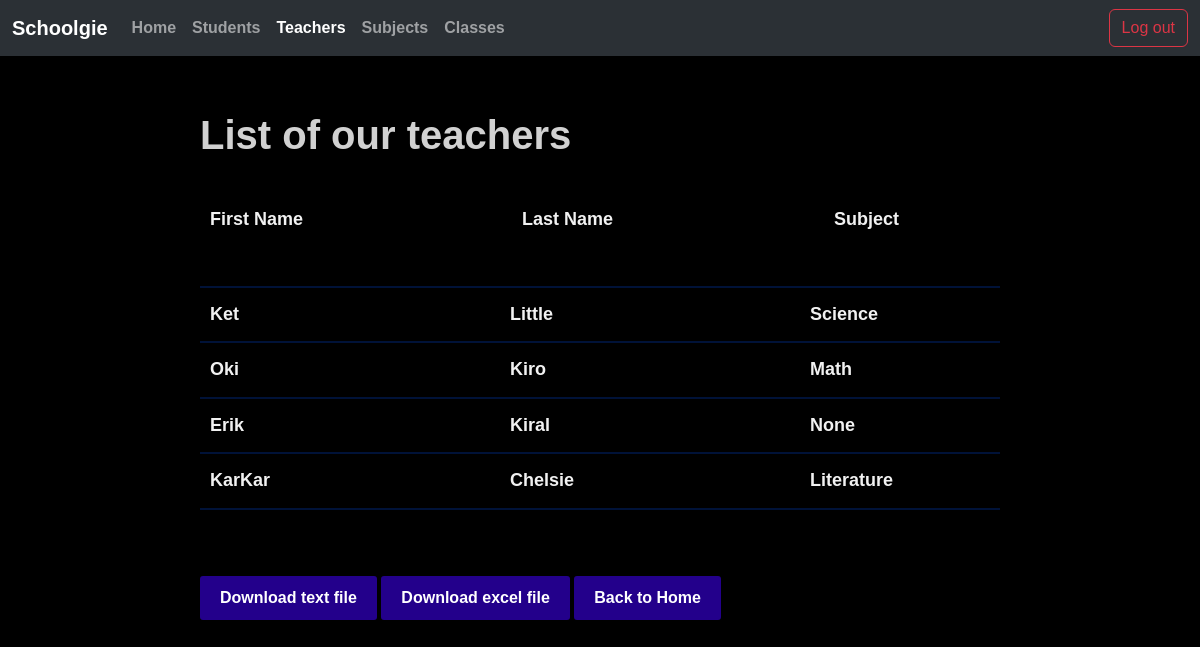
/teachers/ (signed in), run on the app's committed database.
### albums/models.py (models this page shows, shortened)
class Teacher(models.Model):
    first_name = models.CharField(max_length=30)
    last_name = models.CharField(max_length=30)
    subject = models.ForeignKey(Subject, on_delete=models.SET_NULL, related_name='teachers', null=True)
    class Meta:
        constraints = [
            models.CheckConstraint(check=models.Q(first_name__regex='^[A-Z]'), name='first_name_starts_uppercase'),
            models.CheckConstraint(check=models.Q(last_name__regex='^[A-Z]'), name='last_name_starts_uppercase'),
            models.CheckConstraint(check=models.Q(first_name__regex='^[\D]*$'), name='first_name_has_no_digits'),
            models.CheckConstraint(check=models.Q(last_name__regex='^[\D]*$'), name='last_name_has_no_digits'),
            models.UniqueConstraint(fields=['first_name', 'last_name'], name='unique_first_name'),
        ]

class Subject(models.Model):
    name = models.CharField(max_length=30)
    description = models.TextField(null=True)
    class Meta:
        constraints = [
            models.CheckConstraint(check=models.Q(name__regex='^[\D]*$'), name='name_has_no_digits'),
            models.UniqueConstraint(fields=['name'], name='unique_name'),
        ]
    def __str__(self):
        return f"{self.name}"

### albums/views.py (the view, shortened to what this page needs)
# urls.py: path('teachers/', TeacherView.as_view(), name='show_teachers'),
class TeacherView(LoginRequiredMixin, View):
    def get_context_data(self, **kwargs):
        context = kwargs
        context["css_file"] = 'albums/styles.css'
        return context
    def get(self, request, teacher_id=None):
        if request.path == reverse('add_teacher'):
            context = self.get_context_data(subjects=subjects)
            context["teachers"] = Teacher.objects.select_related('subject').all()
            return render(request, 'add_teacher.html', context)
        if request.path == reverse('edit_list_teacher'):
            teachers = Teacher.objects.select_related('subject').all()
            context = self.get_context_data(teachers=teachers)
            return render(request, 'edit_list_teacher.html', context)
        if request.path == reverse('delete_list_teacher'):
            teachers = Teacher.objects.select_related('subject').all()
            context = self.get_context_data(teachers=teachers)
            return render(request, 'delete_list_teacher.html', context)
        if teacher_id:
            if request.path == reverse('edit_teacher', kwargs={'teacher_id': teacher_id}):
                return self.update(request, teacher_id)
            elif request.path == reverse('delete_teacher', kwargs={'teacher_id': teacher_id}):
                return self.delete(request, teacher_id)
        teachers = Teacher.objects.select_related('subject').all()
        context = self.get_context_data(teachers=teachers)
        return render(request, 'teachers.html', context)

### albums/templates/teachers.html (shortened to what this page needs)
<!DOCTYPE html>
<html lang="en">
<head>
    {% load static %}
    <link href="https://cdn.jsdelivr.net/npm/bootstrap@5.3.4/dist/css/bootstrap.min.css" rel="stylesheet">
    <link rel="stylesheet" type="text/css" href="{% static css_file %}">
    <link rel= "stylesheet" href= "https://maxst.icons8.com/vue-static/landings/line-awesome/line-awesome/1.3.0/css/line-awesome.min.css" >
</head>
<body>
    <nav class="navbar navbar-expand-lg bg-body-tertiary" data-bs-theme="dark">
        <div class="container-fluid">
          <a class="navbar-brand" href="{% url 'home' %}">Schoolgie</a>
          <div class="collapse navbar-collapse" id="navbarNav">
            <ul class="navbar-nav me-auto mb-2 mb-lg-0">
              <li class="nav-item">
                <a class="nav-link" href="{% url 'home' %}">Home</a>
              </li>
              <li class="nav-item">
                <a class="nav-link" href="{% url 'students_main' %}">Students</a>
              </li>
              <li class="nav-item">
                <a class="nav-link active" aria-current="page" href="{% url 'teachers_main' %}">Teachers</a>
              </li>
              <li class="nav-item">
                <a class="nav-link" href="{% url 'subjects_main' %}">Subjects</a>
              </li>
              <li class="nav-item">
                <a class="nav-link" href="{% url 'classes_main' %}">Classes</a>
              </li>
            </ul>
            <div class="d-flex">
              {% if user.is_authenticated %}
                  <a href="{% url 'logout' %}" class="btn btn-outline-danger ms-2">Log out</a>
              {% else %}
                  <a href="{% url 'login' %}" class="btn btn-outline-primary ms-2">Log in</a>
                  <a href="{% url 'register' %}" class="btn btn-outline-success ms-2">Register</a>
              {% endif %}
            </div>
          </div>
        </div>
    </nav>
    <div class="center_div">
    <h1>List of our teachers</h1>
    <div class="horizontal">
        <h3>First Name</h3>
        <h3>Last Name</h3>
        <h3>Subject</h3>
    </div>
    <hr>
    {% for teacher in teachers %}
    <div class="info">
    <h3>{{teacher.first_name}}</h3>
    <h3>{{teacher.last_name}}</h3>
    <h3>{{teacher.subject}}</h3>
    </div>
    <hr>
    {% endfor %}
    <a href="{% url 'get_txt_teachers' %}" class="button_students">Download text file  </a>
    <a href="{% url 'get_excel_teachers' %}" class="button_students">Download excel file  </a>
    <a href="{% url 'home' %}" class="button_students">Back to Home</a>
    </div>
</body>
</html>

### albums/static/albums/styles.css (style rules this page uses)
body { background-color: #000000; font-family: 'Hanken Grotesk', sans-serif; font-weight: 700; }
h1 { font-family: 'Hanken Grotesk', sans-serif; font-weight: 900; color: #d1d1d1; margin-top: 55px; }
h3 { font-family: 'Hanken Grotesk', sans-serif; font-weight: 700; color: #f1f1f1; font-size: 18px; }
.center_div { margin: 0 auto; max-width: 800px; }
.horizontal { display: flex; justify-content: space-between; font-weight: bold; margin-bottom: 50px; padding-bottom: 5px; margin-top: 50px; }
.horizontal h3 { margin: 0; padding: 0 10px; width: 22%; text-align: left; }
.info { display: flex; justify-content: space-between; margin-bottom: 10px; }
.info h3 { margin: 0; padding: 0 10px; width: 25%; text-align: left; }
.button_students { display: inline-block; padding: 10px 20px; background-color: #23008b; color: white; text-align: center; text-decoration: none; border-radius: 3px; font-size: 16px; transition: background-color 0.3s ease; margin-top: 50px; }
a { color: #b8b7c0; }
hr { border: 0; height: 2px; background: #0047e0; width: 100%; }

### data on the page
Teacher: first_name "Ket", last_name "Little", subject "Science"
Teacher: first_name "Oki", last_name "Kiro", subject "Math"
Teacher: first_name "Erik", last_name "Kiral", subject "None"
Teacher: first_name "KarKar", last_name "Chelsie", subject "Literature"
